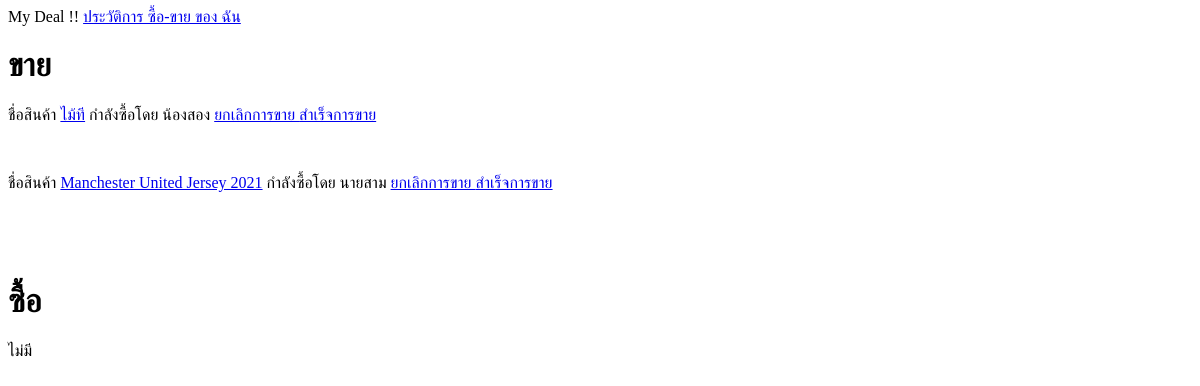
The page /mydeal (signed in) on the database as committed earlier.
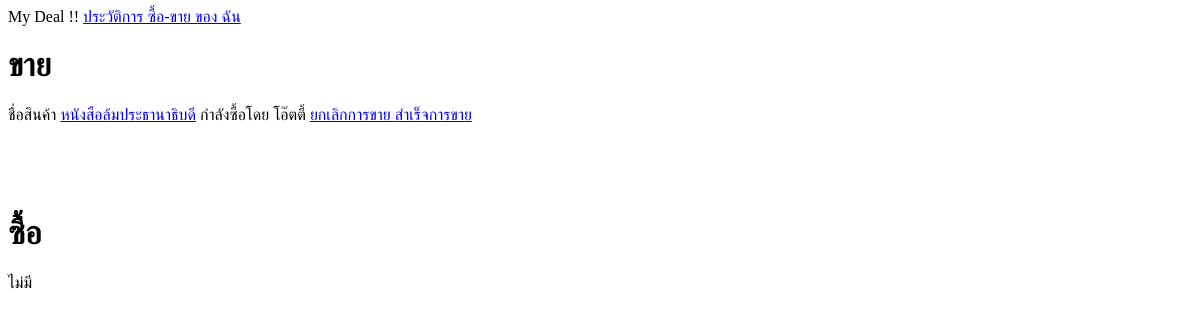
The same page on the database as committed later.
### trader/models.py (models this page shows)
class Product(models.Model):
    pName = models.CharField(max_length = 30)                                        # Field ที่เก็บค่า ชื่อของสินค้า
    ownerName = models.CharField(max_length = 30,blank = True)                       # Field ที่เก็บค่า เจ้าของของสินค้า
    ownerID = models.CharField(max_length = 30,blank = True)                         # Field ที่เก็บค่า pk ของเจ้าของสินค้า
    category = models.CharField( max_length=30,blank = True)                         # Field ที่เก็บค่า หมวดหมู่ของสินค้า
    p_image = models.ImageField(upload_to='product_pics',default = 'dafault1.jpg')   # Field ที่เก็บค่า
    p_detail = models.CharField(max_length = 200,blank = True)                       # Field ที่เก็บค่า รายละเอียดของสินค้า
    p_price = models.CharField(max_length = 6,default = 0)                           # Field ที่เก็บค่า ราคาของสินค้า
    pStatus = models.BooleanField(default = True)                                    # Field ที่เก็บค่า สถานะของสินค้า (True คือ ยังสามารถทำการซื้อขายได้อยู่ False ไม่สามารถทำการซื้อขายได้เเล้ว(สินค้าได้ขายไปแล้ว) )
    MyFavorite = models.ManyToManyField(User,blank = True)                           # Field ที่เก็บค่า คนที่ถูกใจสินค้า (เป็น ManyToMany field)
    place1 = models.CharField(max_length=999,blank=True)                             # Field ที่เก็บค่า สถานที่ที่ 1 สำหรับการซื้อขาย(เพิ่มโดยผู้ขาย)
    place2 = models.CharField(max_length=999,blank=True)                             # Field ที่เก็บค่า สถานที่ที่ 2 สำหรับการซื้อขาย(เพิ่มโดยผู้ขาย)
    place3 = models.CharField(max_length=999,blank=True)                             # Field ที่เก็บค่า สถานที่ที่ 3 สำหรับการซื้อขาย(เพิ่มโดยผู้ขาย)
    day1 = models.CharField(max_length=10,blank=True)                                # Field ที่เก็บค่า วันที่ 1 สำหรับการซื้อขาย(เพิ่มโดยผู้ขาย)
    day2 = models.CharField(max_length=10,blank=True)                                # Field ที่เก็บค่า วันที่ 2 สำหรับการซื้อขาย(เพิ่มโดยผู้ขาย)
    day3 = models.CharField(max_length=10,blank=True)                                # Field ที่เก็บค่า วันที่ 3 สำหรับการซื้อขาย(เพิ่มโดยผู้ขาย)
    time1 = models.CharField(max_length=5,blank=True)                                # Field ที่เก็บค่า เวลาที่ 1 สำหรับการซื้อขาย(เพิ่มโดยผู้ขาย)
    time2 = models.CharField(max_length=5,blank=True)                                # Field ที่เก็บค่า เวลาที่ 2 สำหรับการซื้อขาย(เพิ่มโดยผู้ขาย)
    time3 = models.CharField(max_length=5,blank=True)                                # Field ที่เก็บค่า เวลาที่ 3 สำหรับการซื้อขาย(เพิ่มโดยผู้ขาย)
    s1 = models.BooleanField(default = False)                                        # Field ที่เก็บค่า ว่าสถานที่ วันที่ และเวลา ที่ 1 ได้ถูกเพิ่มเเล้ว (False = ยังไม่มีข้อมูล ,True = มีข้อมูลแล้ว)
    s2 = models.BooleanField(default = False)                                        # Field ที่เก็บค่า ว่าสถานที่ วันที่ และเวลา ที่ 2 ได้ถูกเพิ่มเเล้ว (False = ยังไม่มีข้อมูล ,True = มีข้อมูลแล้ว)
    s3 = models.BooleanField(default = False)                                        # Field ที่เก็บค่า ว่าสถานที่ วันที่ และเวลา ที่ 3 ได้ถูกเพิ่มเเล้ว (False = ยังไม่มีข้อมูล ,True = มีข้อมูลแล้ว)
    buyerID = models.CharField(max_length = 30,blank = True,default="")              # Field ที่เก็บค่า pk ของผู้ซื้อ
    buyerName = models.CharField(max_length = 30,blank = True,default="")            # Field ที่เก็บค่า ชื่อ ของผู้ซื้อ
    dealplace = models.CharField(max_length=999,blank=True,default="")               # Field ที่เก็บค่า สถานที่ ที่ทำการซื้อขาย
    dealday = models.CharField(max_length=10,blank=True,default="")                  # Field ที่เก็บค่า วัน ที่ทำการซื้อขาย
    dealtime = models.CharField(max_length=5,blank=True,default="")                  # Field ที่เก็บค่า เวลา ที่ทำการซื้อขาย
    def __str__(self):
        return self.pName

### trader/views.py (the view)
# urls.py: path('mydeal', views.mydeal, name ="mydeal"),
def mydeal(request):                                                                            # Function mydeal (สำหรับดูว่าเรากำลังซื้อ-ขายสินค้าอะไรอยู่บ้าง)
    return render(request, 'trader/mydeal.html',{                                               #ไปสู่หน้า mydeal.html
        'sell' : Product.objects.filter(ownerID = request.user.pk).filter(pStatus=True),        # ให้ key ชื่อ sell เก็บ object Class Product ที่ขายโดย User ที่เรียกดู
        'buy' : Product.objects.filter(buyerID = request.user.pk).filter(pStatus=True),         # ให้ key ชื่อ buy เก็บ object Class Product ที่กำลังซื้อโดย User ที่เรียกดู
        }
    )

### trader/templates/trader/mydeal.html (shortened to what this page needs)
<!DOCTYPE html>
<html lang="en">
<head>
</head>
<body>
    My Deal !!
    <a href="{% url 'myprevioustrades' %}"> ประวัติการ ซื้อ-ขาย ของ ฉัน </a>
    <h1>ขาย</h1>
    {% for x in sell %}
        <p>ชื่อสินค้า <a href = "{% url 'product_detail' x.pName %}"> {{ x }}</a>
        {% if x.pStatus == True %}
            {% if x.buyerID == "" %}
                กำลังรอผู้ที่สนใจ
            {% else %}
                กำลังซื้อโดย {{x.buyerName}}
                <a href = "{% url 'canceldeal' x.id %}"> ยกเลิกการขาย </a>
                <a href = "{% url 'confirmdeal' x.id %}"> สำเร็จการขาย </a>
            {% endif %}
        {% else %}
            การซื้อขายนี้สำเร็จเเล้ว
        {% endif %}
        </p> <br>
    {% empty %}
        <p>ไม่มี</p>
    {% endfor %}
    <br><br>
    <h1>ซื้อ</h1>
    {% for x in buy %}
        <p> ชื่อสินค้า <a href = "{% url 'product_detail' x.pName %}"> {{ x }}</a>
            ขายโดย {{x.ownerName}}
            <a href = "{% url 'canceldeal' x.id %}"> ยกเลิกการซื้อ </a>
        </p>
    {% empty %}
        <p>ไม่มี</p>
    {% endfor %}
</body>
</html>

Rows that differ between the two databases and show on the page:
removed Product: pName "ไม้ที", buyerName "น้องสอง"
removed Product: pName "Manchester United Jersey 2021", buyerName "นายสาม"
added Product: pName "หนังสือล้มประธานาธิบดี", buyerName "โอ๊ตตี้"
